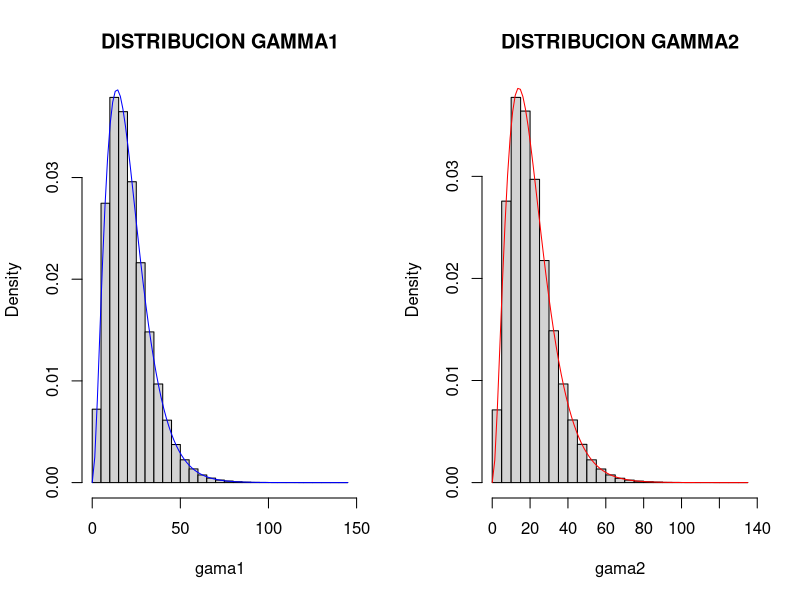

The R source for this figure:
set.seed(321)
#1) DISTRIBUCION EXPONENCIAL
inv.exp <- function(n, lambda){
  u <- runif(n)
  -log(1 - u) / lambda
}
#4) DISTRIBUCION GAMMA(ALPHA,BETA) CON EXPONENCIAL
################################################################################
# PRIMERA FORMA
inv.gamma1<- function(n,r,lambda){
  m <- r*n
  exp <- inv.exp(m,lambda)
  dim(exp) <- c(n,r)
  gamma <- rowSums(exp,na.rm = T);gamma
}
gama1<- inv.gamma1(n=10^6,r=3,lambda = 1/7)
################################################################################
# SEGUNDA FORMA
inv.gamma2<- function(n, shape,es){
  mx <-matrix(NA,n,shape)
  i<-1
  while(i<=shape){
  mx[,i]<-inv.exp(n, 1/es)
  i<-i+1
  }
  rowSums(mx)
}
gama2<-inv.gamma2(10^6,3,7)
################################################################################
# GRAFICA DE AMBOS CASOS
par(mfrow = c(1, 2)) 
#Primera forma gamma1
hist(gama1, main = "DISTRIBUCION GAMMA1",probability = T) 
curve(dgamma(x,shape =3,scale=7),col="blue",add = T)
#Segunda forma gamma2
hist(gama2, main = "DISTRIBUCION GAMMA2",probability = T) 
curve(dgamma(x,shape =3,scale=7),col="red",add = T)
#Prueba Analitica(kolmogorov-Smirlov)
ks.test(gama1, "pgamma", shape =3,scale=7)
#p.value>0.05 No rechazar H0:(sigue la misma distribucion normal)
################################################################################